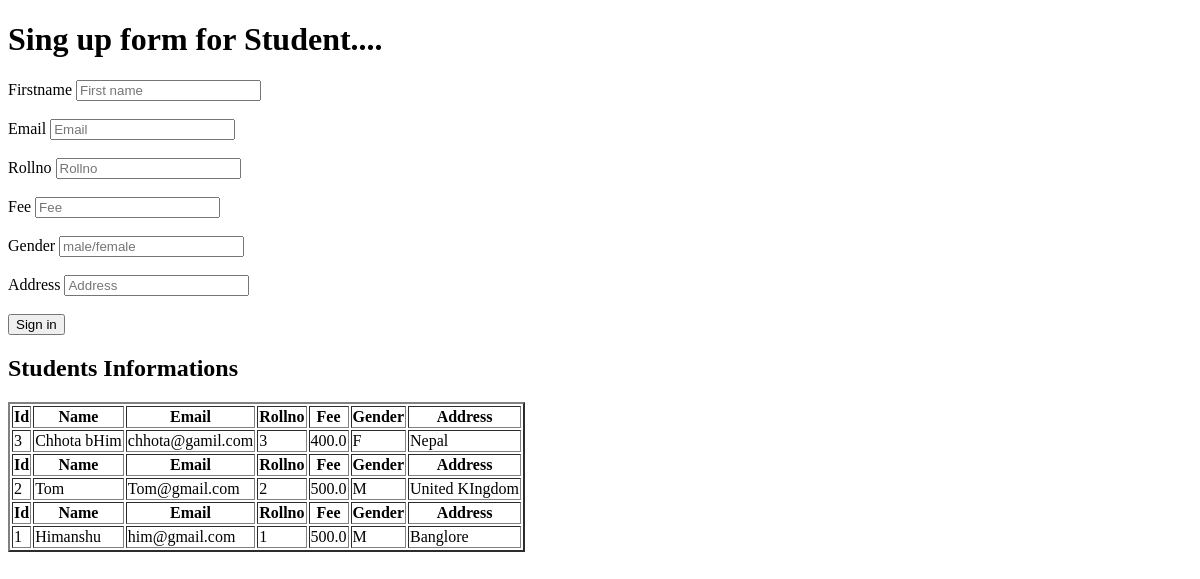
Before: / with the older database file.
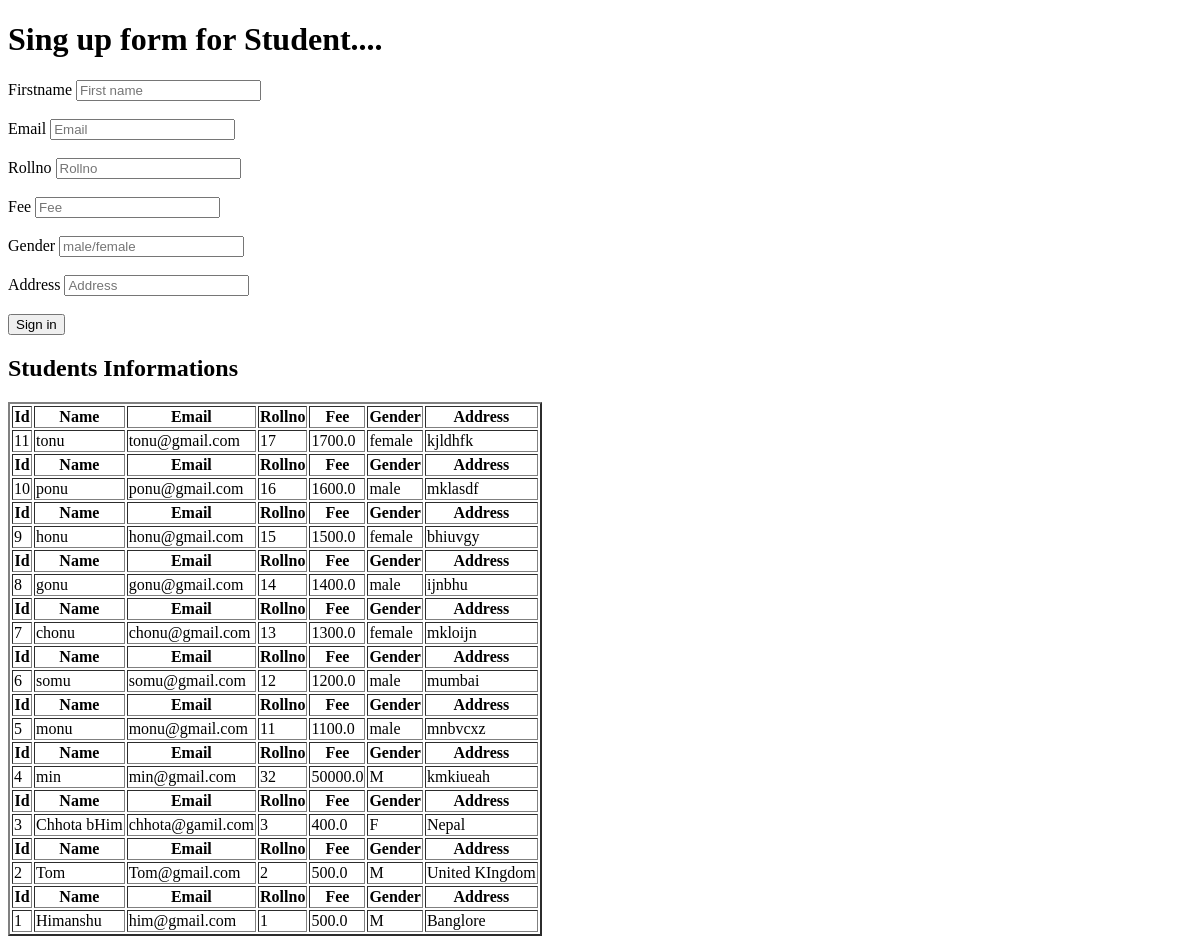
After: the same page with the newer database file.
### app/models.py (models this page shows, shortened)
class Student(models.Model):
    c=(
        ("M","Male"),("F","Female")
    )
    name=models.CharField(max_length=50)
    email=models.EmailField()
    roll_no=models.IntegerField(unique=True)
    fee=models.FloatField()
    gender=models.CharField(max_length=50,choices=c)
    address=models.TextField()
    is_registered=models.BooleanField(null=True, blank=True)

### app/views.py (the view, shortened to what this page needs)
# urls.py: path('',views.singup_view ),
def singup_view(request):
    name_data=Student.objects.all().order_by("-id")
    print("data=",request.POST)
    return render(request,'singup.html',{"namelist":name_data})

### templates/singup.html (shortened to what this page needs)
<!DOCTYPE html>
<html lang="en">
<head>
</head>
<body>
  <h1>Sing up form for Student....</h1>
    <form method="POST">
        <div class="col">
            <label for="inputCity">Firstname</label>
            <input type="text" class="form-control" placeholder="First name" id="inputCity" name="firstname">
        </div>
<br>
        <div class="form-row">
          <div class="form-group col-md-6">
            <label for="inputEmail4">Email</label>
            <input type="email" class="form-control" id="inputEmail4" placeholder="Email" name="email">
          </div>
<br>
        <div class="form-group">
          <label for="inputAddress">Rollno</label>
          <input type="text" class="form-control" id="inputAddress" placeholder="Rollno" name="Rollno">
        </div>
<br>
      <div class="form-group">
        <label for="inputAddress">Fee</label>
        <input type="text" class="form-control" id="inputAddress" placeholder="Fee" name="Fee">
      </div>
<br>
    <div class="form-group">
      <label for="inputAddress">Gender</label>
      <input type="text" class="form-control" id="inputAddress" placeholder="male/female" name="Gender">
    </div>
<br>
        <div class="form-row">
          <div class="form-group col-md-6">
            <label for="inputCity">Address</label>
            <input type="text" class="form-control" id="inputCity" placeholder="Address" name="Address">
          </div>
        </div>
<br>
        <button type="submit" class="btn btn-primary">Sign in</button>
      </form>
          <div class="row">
            <div class="col-md-12">
              <h2 class="text-center">Students Informations</h2>
              <table border="2">
                {% for i in namelist %}
                <thead>
                  <tr>
                    <th>Id</th>
                    <th>Name</th>
                    <th>Email</th>
                    <th>Rollno</th>
                    <th>Fee</th>
                    <th>Gender</th>
                    <th>Address</th>
                  </tr>
                </thead>
                <tr>
                  <td>{{i.id}}</td>
                  <td>{{i.name}}</td>
                  <td>{{i.email}}</td>
                  <td>{{i.roll_no}}</td>
                  <td>{{i.fee}}</td>
                  <td>{{i.gender}}</td>
                  <td>{{i.address}}</td>
                </tr>
                {%endfor%}
              </table>
            </div>
          </div>
</body>
</html>

Changed rows visible on the page:
added Student: id "11", name "tonu", email "tonu@gmail.com", roll_no "17", fee "1700.0", gender "female", address "kjldhfk"
added Student: id "10", name "ponu", email "ponu@gmail.com", roll_no "16", fee "1600.0", gender "male", address "mklasdf"
added Student: id "9", name "honu", email "honu@gmail.com", roll_no "15", fee "1500.0", gender "female", address "bhiuvgy"
added Student: id "8", name "gonu", email "gonu@gmail.com", roll_no "14", fee "1400.0", gender "male", address "ijnbhu"
added Student: id "7", name "chonu", email "chonu@gmail.com", roll_no "13", fee "1300.0", gender "female", address "mkloijn"
added Student: id "6", name "somu", email "somu@gmail.com", roll_no "12", fee "1200.0", gender "male", address "mumbai"
added Student: id "5", name "monu", email "monu@gmail.com", roll_no "11", fee "1100.0", gender "male", address "mnbvcxz"
added Student: id "4", name "min", email "min@gmail.com", roll_no "32", fee "50000.0", gender "M", address "kmkiueah"
